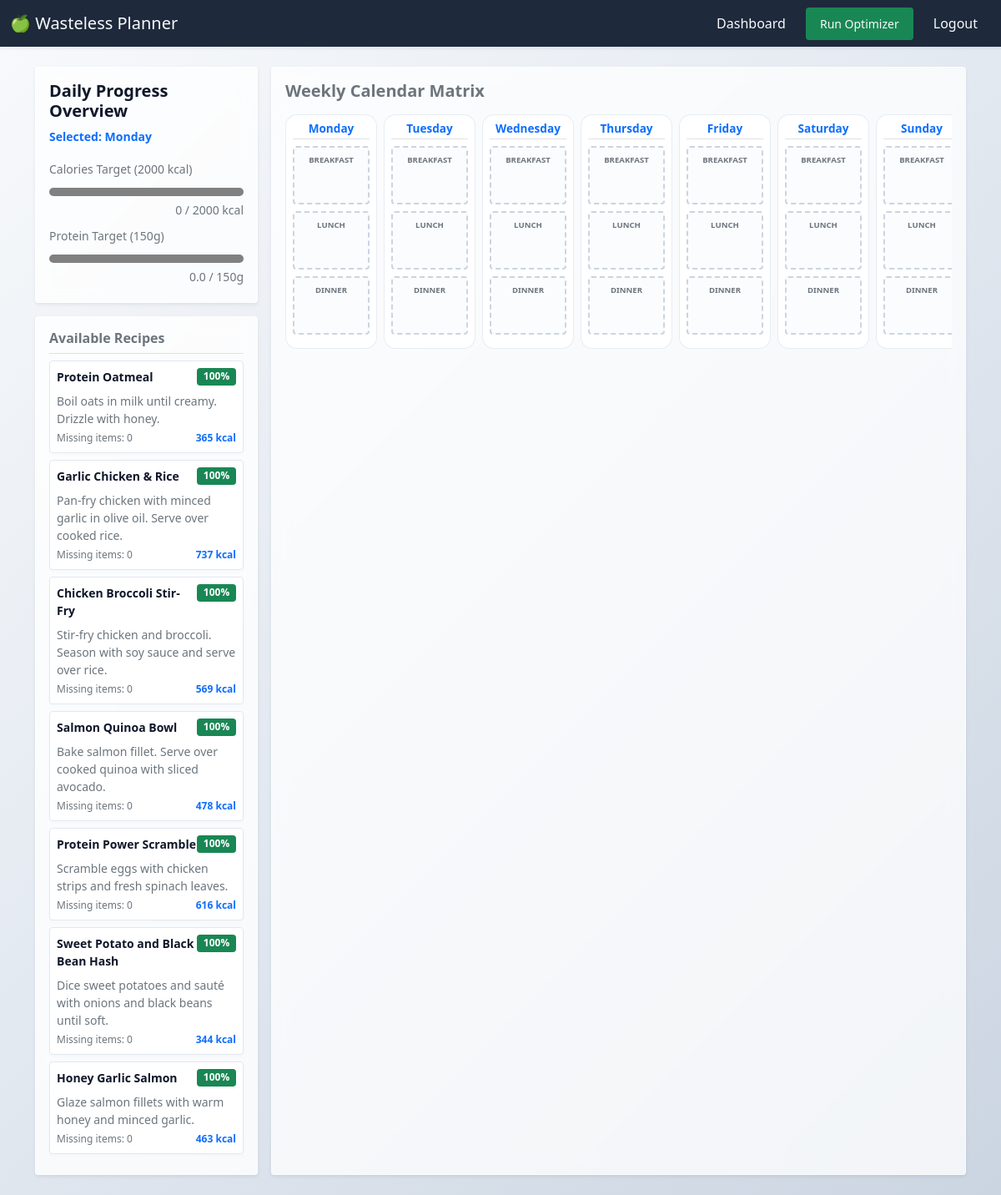
The app's page / (signed in), older data.
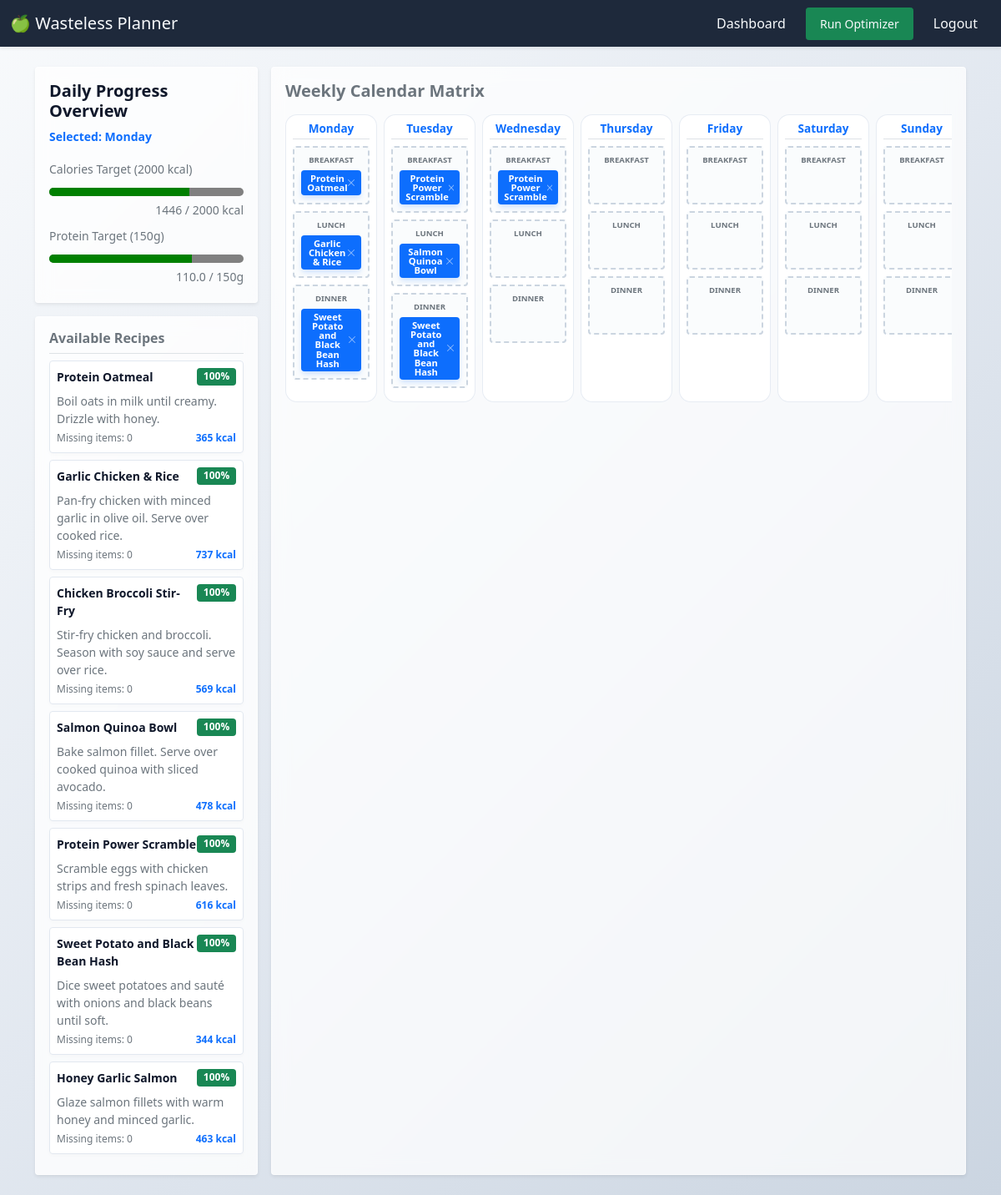
The same page, newer data.
### planner/models.py (models this page shows, shortened)
class Recipe(models.Model):
    title = models.CharField(max_length=200, unique=True)
    instructions = models.TextField()
    prep_time = models.IntegerField(help_text="Time in minutes", validators=[MinValueValidator(1)])
    calories = models.IntegerField(validators=[MinValueValidator(0)], default=0)
    protein = models.DecimalField(max_digits=5, decimal_places=1, default=0.0, help_text="in grams")
    carbs = models.DecimalField(max_digits=5, decimal_places=1, default=0.0, help_text="in grams")
    fat = models.DecimalField(max_digits=5, decimal_places=1, default=0.0, help_text="in grams")
    created_at = models.DateTimeField(auto_now_add=True)

class MealPlan(models.Model):
    MEAL_CHOICES = [
        ('Breakfast', 'Breakfast'),
        ('Lunch', 'Lunch'),
        ('Dinner', 'Dinner'),
    ]
    user = models.ForeignKey(User, on_delete=models.CASCADE, related_name="meal_plans")
    recipe = models.ForeignKey(Recipe, on_delete=models.CASCADE)
    date = models.DateField()
    meal_type = models.CharField(max_length=15, choices=MEAL_CHOICES, default='Dinner')
    class Meta:
        ordering = ['date']
        unique_together = ('user', 'date', 'meal_type')

### planner/views.py (the view)
# urls.py: path('', views.dashboard_view, name='dashboard'),
@login_required
def dashboard_view(request):
    user = request.user
    today = timezone.now().date()
    pantry_items = PantryItem.objects.filter(user=user).select_related('ingredient')
    user_stock = {}
    expiring_items = []
    seen_ingredients = set()
    for item in pantry_items:
        ing_id = item.ingredient.id
        if ing_id not in user_stock:
            user_stock[ing_id] = Decimal("0.00")
        user_stock[ing_id] += item.quantity
        try:
            days_left = item.days_until_expiration()
        except Exception:
            days_left = 99
        if days_left <= 3 and ing_id not in seen_ingredients:
            expiring_items.append(item)
            seen_ingredients.add(ing_id)
    all_recipes = Recipe.objects.prefetch_related('recipe_ingredients__ingredient')
    recommended_recipes = []
    for recipe in all_recipes:
        requirements = recipe.recipe_ingredients.all()
        if not requirements:
            continue
        matched_ingredients = 0
        total_ingredients_count = len(requirements)
        for req in requirements:
            req_ing_id = req.ingredient.id
            if req_ing_id in user_stock and user_stock[req_ing_id] >= req.quantity:
                matched_ingredients += 1
        match_percentage = int((matched_ingredients / total_ingredients_count) * 100)
        if match_percentage >= 25:
            recommended_recipes.append({
                "recipe": recipe,
                "match_percentage": match_percentage,
                "missing_count": total_ingredients_count - matched_ingredients
            })
    recommended_recipes = get_recommended_recipes(request.user)
    calendar_days = [
        {"code": "MON", "name": "Monday"},
        {"code": "TUE", "name": "Tuesday"},
        {"code": "WED", "name": "Wednesday"},
        {"code": "THU", "name": "Thursday"},
        {"code": "FRI", "name": "Friday"},
        {"code": "SAT", "name": "Saturday"},
        {"code": "SUN", "name": "Sunday"},
    ]
    daily_macros = {
        "MON": {"calories": 0, "protein": 0.0},
        "TUE": {"calories": 0, "protein": 0.0},
        "WED": {"calories": 0, "protein": 0.0},
        "THU": {"calories": 0, "protein": 0.0},
        "FRI": {"calories": 0, "protein": 0.0},
        "SAT": {"calories": 0, "protein": 0.0},
        "SUN": {"calories": 0, "protein": 0.0},
    }
    saved_meals = MealPlan.objects.filter(user=user).select_related('recipe')
    day_map = {0: "MON", 1: "TUE", 2: "WED", 3: "THU", 4: "FRI", 5: "SAT", 6: "SUN"}
    for plan in saved_meals:
        code = day_map.get(plan.date.weekday(), "MON")
        plan.date_code = code
        if plan.recipe:
            cals = getattr(plan.recipe, 'calories', 0) or 0
            prot = getattr(plan.recipe, 'protein', 0) or 0
            daily_macros[code]["calories"] += int(cals)
            daily_macros[code]["protein"] += int(prot)
    context = {
        "pantry_items": pantry_items,
        "expiring_items": expiring_items,
        "recommended_recipes": recommended_recipes,  # Constrain UI view window to top 7 hits
        "today": today,
        "calendar_days": calendar_days,
        "saved_meals": saved_meals,
        "daily_macros": daily_macros,
        "mon_cals": daily_macros["MON"]["calories"],
        "mon_prot": daily_macros["MON"]["protein"],
    }
    return render(request, "planner/index.html", context)

### planner/templates/planner/index.html (shortened to what this page needs)
{% extends "planner/layout.html" %}
{% block body %}
<div class="d-flex flex-nowrap row g-3">
    <aside class="col-12 col-md-4 col-lg-3" id="macro-summary-panel">
        <div class="card p-3 shadow-sm mb-3">
            <h5 class="card-title fw-bold">Daily Progress Overview</h5>
            <p class="text-primary small fw-bold mb-3" id="active-day-tracker-label">Selected: Monday</p>
            <div class="mb-2">
                <label for="calories-progress" class="form-label mb-1 small text-muted">Calories Target (2000 kcal)</label>
                <progress id="calories-progress" class="w-100" value="{{ mon_cals }}" max="2000"></progress>
                <small class="text-muted d-block text-end" id="calories-text-value">{{ mon_cals }} / 2000 kcal</small>
            </div>
            <div class="mb-1">
                <label for="protein-progress" class="form-label mb-1 small text-muted">Protein Target (150g)</label>
                <progress id="protein-progress" class="w-100" value="{{ mon_prot }}" max="150"></progress>
                <small class="text-muted d-block text-end" id="protein-text-value">{{ mon_prot }} / 150g</small>
            </div>
        </div>
        <div class="card p-3 shadow-sm" id="recipe-pool">
        <h6 class="border-bottom pb-2 fw-bold text-secondary">Available Recipes</h6>
        {% if recommended_recipes %}
            {% for item in recommended_recipes %}
            <div class="recipe-card p-2 mb-2 border rounded bg-light" draggable="true" data-recipe-id="{{ item.recipe.id }}" data-calories="{{ item.recipe.calories }}" data-protein="{{ item.recipe.protein }}" style="cursor: grab;">
                <div class="d-flex justify-content-between align-items-start">
                <strong class="text-dark small">{{ item.recipe.title }}</strong>
                <span class="badge bg-success small">{{ item.match_percentage }}%</span>
                </div>
                <div class="text-secondary small mt-2">
                <p class="mb-1">{{ item.recipe.instructions }}</p>
                </div>
                <div class="text-muted mt-1 d-flex justify-content-between" style="font-size: 0.75rem;">
                <span>Missing items: {{ item.missing_count }}</span>
                <span class="text-primary fw-bold">{{ item.recipe.calories }} kcal</span>
                </div>
            </div>
            {% endfor %}
        {% else %}
            <p class="text-muted small text-center my-3">No recipe matches found (Min. 25% match required).</p>
        {% endif %}
        </div>
    </aside>
    <section class="col-12 col-md-8 col-lg-9" id="calendar-workspace">
        <div class="card p-3 shadow-sm h-100">
            <h2 class="h5 fw-bold mb-3 text-secondary">Weekly Calendar Matrix</h2>
            <div class="calendar-grid" style="display: grid; grid-template-columns: repeat(7, minmax(110px, 1fr)); gap: 0.5rem; overflow-x: auto;">
                {% for day in calendar_days %}
                <div class="calendar-day-column border rounded p-2 bg-white" data-day-code="{{ day.code }}" data-day-name="{{ day.name }}">
                    <h6 class="text-center text-primary border-bottom pb-1 fw-bold" style="font-size: 0.85rem;">{{ day.name }}</h6>
                    <div class="meal-slot border rounded p-2 my-2 bg-light text-center"
                         data-meal-type="Breakfast"
                         data-current-calories="{% for plan in saved_meals %}{% if plan.date_code == day.code and plan.meal_type == 'Breakfast' %}{{ plan.recipe.calories }}{% endif %}{% endfor %}"
                         data-current-protein="{% for plan in saved_meals %}{% if plan.date_code == day.code and plan.meal_type == 'Breakfast' %}{{ plan.recipe.protein }}{% endif %}{% endfor %}"
                         style="min-height: 70px;">
                        <small class="slot-label text-muted d-block fw-bold" style="font-size: 0.6rem;">BREAKFAST</small>
                        <div class="slot-occupied-zone mt-1">
                            {% for plan in saved_meals %}
                                {% if plan.date_code == day.code and plan.meal_type == "Breakfast" %}
                                    <span class="recipe-card badge bg-primary w-100 py-1 text-wrap d-flex justify-content-between align-items-center"
                                        draggable="true"
                                        data-recipe-id="{{ plan.recipe.id }}"
                                        data-calories="{{ plan.recipe.calories }}"
                                        data-protein="{{ plan.recipe.protein }}"
                                        style="cursor: grab; font-size: 0.7rem;">
                                        <strong class="text-white">{{ plan.recipe.title }}</strong>
                                        <button type="button" class="btn-close btn-close-white remove-meal-btn"
                                                aria-label="Remove"
                                                style="font-size: 0.5rem; padding: 0.2rem; cursor: pointer;"></button>
                                    </span>
                                {% endif %}
                            {% endfor %}
                        </div>
                    </div>
                    <div class="meal-slot border rounded p-2 my-2 bg-light text-center"
                         data-meal-type="Lunch"
                         data-current-calories="{% for plan in saved_meals %}{% if plan.date_code == day.code and plan.meal_type == 'Lunch' %}{{ plan.recipe.calories }}{% endif %}{% endfor %}"
                         data-current-protein="{% for plan in saved_meals %}{% if plan.date_code == day.code and plan.meal_type == 'Lunch' %}{{ plan.recipe.protein }}{% endif %}{% endfor %}"
                         style="min-height: 70px;">
                        <small class="slot-label text-muted d-block fw-bold" style="font-size: 0.6rem;">LUNCH</small>
                        <div class="slot-occupied-zone mt-1">
                            {% for plan in saved_meals %}
                                {% if plan.date_code == day.code and plan.meal_type == "Lunch" %}
                                    <span class="recipe-card badge bg-primary w-100 py-1 text-wrap d-flex justify-content-between align-items-center"
                                        draggable="true"
                                        data-recipe-id="{{ plan.recipe.id }}"
                                        data-calories="{{ plan.recipe.calories }}"
                                        data-protein="{{ plan.recipe.protein }}"
                                        style="cursor: grab; font-size: 0.7rem;">
                                        <strong class="text-white">{{ plan.recipe.title }}</strong>
                                        <button type="button" class="btn-close btn-close-white remove-meal-btn"
                                                aria-label="Remove"
                                                style="font-size: 0.5rem; padding: 0.2rem; cursor: pointer;"></button>
                                    </span>
                                {% endif %}
                            {% endfor %}
                        </div>
                    </div>
                    <div class="meal-slot border rounded p-2 my-2 bg-light text-center"
                         data-meal-type="Dinner"
                         data-current-calories="{% for plan in saved_meals %}{% if plan.date_code == day.code and plan.meal_type == 'Dinner' %}{{ plan.recipe.calories }}{% endif %}{% endfor %}"
                         data-current-protein="{% for plan in saved_meals %}{% if plan.date_code == day.code and plan.meal_type == 'Dinner' %}{{ plan.recipe.protein }}{% endif %}{% endfor %}"
                         style="min-height: 70px;">
                        <small class="slot-label text-muted d-block fw-bold" style="font-size: 0.6rem;">DINNER</small>
                        <div class="slot-occupied-zone mt-1">
                            {% for plan in saved_meals %}
                                {% if plan.date_code == day.code and plan.meal_type == "Dinner" %}
                                    <span class="recipe-card badge bg-primary w-100 py-1 text-wrap d-flex justify-content-between align-items-center"
                                        draggable="true"
                                        data-recipe-id="{{ plan.recipe.id }}"
                                        data-calories="{{ plan.recipe.calories }}"
                                        data-protein="{{ plan.recipe.protein }}"
                                        style="cursor: grab; font-size: 0.7rem;">
                                        <strong class="text-white">{{ plan.recipe.title }}</strong>
                                        <button type="button" class="btn-close btn-close-white remove-meal-btn"
                                                aria-label="Remove"
                                                style="font-size: 0.5rem; padding: 0.2rem; cursor: pointer;"></button>
                                    </span>
                                {% endif %}
                            {% endfor %}
                        </div>
                    </div>
                </div>
                {% endfor %}
            </div>
        </div>
    </section>
</div>
{% endblock %}

### planner/templates/planner/layout.html (shortened to what this page needs)
{% load static %}
<!DOCTYPE html>
<html lang="en">
<head>
    <link href="https://cdn.jsdelivr.net/npm/bootstrap@5.0.2/dist/css/bootstrap.min.css" rel="stylesheet">
    <link rel="stylesheet" href="{% static 'planner/css/styles.css' %}">
</head>
<body>
    <nav class="navbar navbar-expand-lg navbar-dark shadow-sm">
        <div class="container-fluid">
            <a class="navbar-brand" href="{% url 'dashboard' %}">&#x1F34F; Wasteless Planner</a>
            <div class="collapse navbar-collapse" id="mealPlannerNavbar">
                <ul class="navbar-nav ms-auto mb-2 mb-lg-0 align-items-lg-center">
                    {% if user.is_authenticated %}
                        <li class="nav-item">
                            <a class="nav-link px-3" href="{% url 'dashboard' %}">Dashboard</a>
                        </li>
                        <li class="nav-item">
                            <a class="nav-link btn btn-success btn-sm text-white px-3 my-2 my-lg-0 mx-lg-2" href="#" id="run-optimizer-btn">Run Optimizer</a>
                        </li>
                        <li class="nav-item">
                            <a class="nav-link px-3" href="{% url 'logout' %}">Logout</a>
                        </li>
                    {% endif %}
                </ul>
            </div>
        </div>
    </nav>
    <main class="container my-4">
        {% block body %}
        {% endblock %}
    </main>
</body>
</html>

Row changes from the older to the newer data that the page shows:
added MealPlan: recipe "Protein Oatmeal", shown under "Monday"
added MealPlan: recipe "Garlic Chicken & Rice", shown under "Monday"
added MealPlan: recipe "Sweet Potato and Black Bean Hash", shown under "Monday"
added MealPlan: recipe "Protein Power Scramble", shown under "Tuesday"
added MealPlan: recipe "Salmon Quinoa Bowl", shown under "Tuesday"
added MealPlan: recipe "Sweet Potato and Black Bean Hash", shown under "Tuesday"
added MealPlan: recipe "Protein Power Scramble", shown under "Wednesday"
Text that changed along with them:
{{ mon_cals }}: 0 → 1446 (drawn)
{{ mon_cals }}: "0" → "1446"
{{ mon_prot }}: 0.0 → 110.0 (drawn)
{{ mon_prot }}: "0.0" → "110.0"
